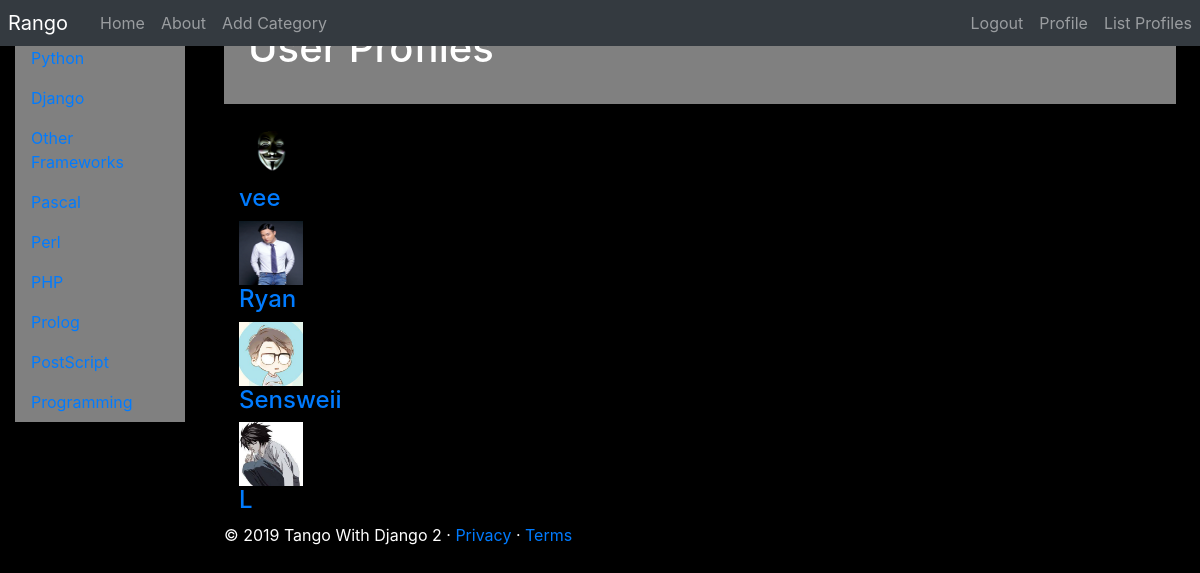
The page /rango/profiles/ (signed in) on the database its author committed.
### rango/models.py (models this page shows, shortened)
class Category(models.Model):
    name = models.CharField(max_length=128, unique=True)
    views = models.IntegerField(default=0)
    likes = models.IntegerField(default=0)
    slug = models.SlugField(unique=True)
    class Meta:
        verbose_name_plural = 'Categories'

class UserProfile(models.Model):
    user = models.OneToOneField(User, on_delete=models.CASCADE)
    website = models.URLField(blank=True)
    picture = models.ImageField(upload_to='profile_images', blank=True)

### rango/views.py (the view)
# urls.py: path('profiles/', views.list_profiles, name='list_profiles'),
@login_required
def list_profiles(request):
    userprofile_list = UserProfile.objects.all()
    return render(request, 'rango/list_profiles.html',
                    {'userprofile_list' : userprofile_list})

### rango/templatetags/rango_template_tags.py (called while the page is built)
@register.inclusion_tag('rango/cats.html')
def get_category_list(cat = None):
    return {'cats': Category.objects.all(),
            'act_cat': cat}

### templates/rango/list_profiles.html (shortened to what this page needs)
{% extends 'rango/base.html' %}
{% load staticfiles %}
{% block body_block %}
  <div class="jumbotron-heading p-4 mb-3">
      <h1 class="jumbotron-heading">User Profiles</h1>
  </div>
  <div class="container">
    <div class="row">
      {% if userprofile_list %}
          <div class="panel-heading">
          <div class="panel-body">
          <div class="list-group">
              {% for listuser in userprofile_list %}
                  <div class="container">
                  {% if user.is_superuser %}
                        {% if listuser.picture %}
                          <img width="64" height="64" src="{{ MEDIA_URL }}{{ listuser.picture }}" alt="{{listuser.username}}">
                        {% else %}
                          <img width="64" height="64" src="{% static "images/blank.png" %}"/>
                        {% endif %}
                          <h4 class="list-group-item-heading">
                          <a href="{% url 'rango:profile' listuser.user.username %}">
                                  {{ listuser.user.username }}</a>
                          </h4>
                  {% endif %}
                  </div>
              {% endfor %}
          </div>
          </div>
          </div>
      {% else %}
          <p>There are no users for the site.</p>
      {% endif %}
    </div>
  </div>
{% endblock %}

### templates/rango/cats.html (shortened to what this page needs)
<ul class="nav flex-column">
  {% if cats %}
      {% for c in cats %}
      {% if c == act_cat %}
          <li class="nav-item">
              <a class="nav-link active" href="{% url 'rango:show_category' c.slug %}">
              <span data-feather="at-sign"></span>{{ c.name }}</a>
          </li>
      {% else %}
          <li class="nav-item">
              <a class="nav-link" href="{% url 'rango:show_category' c.slug %}">
              {{ c.name }}</a>
          </li>
      {% endif %}
      {% endfor %}
  {% else %}
      <li class="nav-item">No Categories Yet!</li>
  {% endif %}
</ul>

### templates/rango/base.html (style rules this page uses)
body { background-color: black; color: white; }
.jumbotron-heading { background-color: #808080; color: white; }

### rows shown on the page
Category: name "Python"
Category: name "Django"
Category: name "Other Frameworks"
Category: name "Pascal"
Category: name "Perl"
Category: name "PHP"
Category: name "Prolog"
Category: name "PostScript"
Category: name "Programming"
UserProfile: picture (picture), user.username "vee"
UserProfile: picture (picture), user.username "Ryan"
UserProfile: picture (picture), user.username "Sensweii"
UserProfile: picture (picture), user.username "L"
